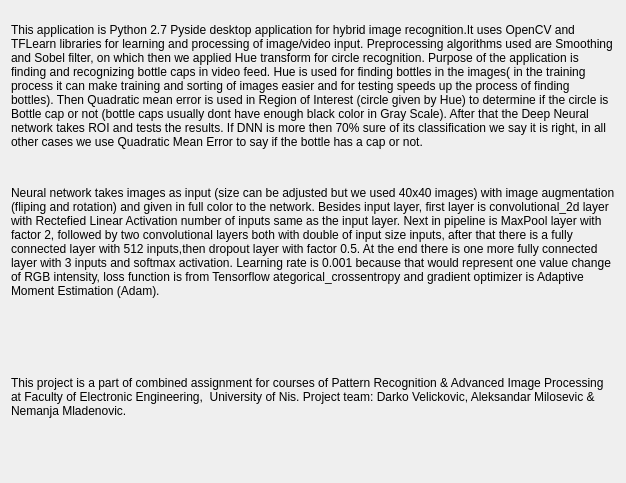
<?xml version="1.0" encoding="UTF-8"?>
<ui version="4.0">
 <class>About</class>
 <widget class="QWidget" name="About">
  <property name="geometry">
   <rect>
    <x>0</x>
    <y>0</y>
    <width>626</width>
    <height>483</height>
   </rect>
  </property>
  <property name="windowTitle">
   <string>About</string>
  </property>
  <layout class="QVBoxLayout" name="verticalLayout_2">
   <item>
    <widget class="QLabel" name="about_app">
     <property name="text">
      <string>This application is Python 2.7 Pyside desktop application for hybrid image recognition.It uses OpenCV and TFLearn libraries for learning and processing of image/video input. Preprocessing algorithms used are Smoothing and Sobel filter, on which then we applied Hue transform for circle recognition. Purpose of the application is finding and recognizing bottle caps in video feed. Hue is used for finding bottles in the images( in the training process it can make training and sorting of images easier and for testing speeds up the process of finding bottles). Then Quadratic mean error is used in Region of Interest (circle given by Hue) to determine if the circle is Bottle cap or not (bottle caps usually dont have enough black color in Gray Scale). After that the Deep Neural network takes ROI and tests the results. If DNN is more then 70% sure of its classification we say it is right, in all other cases we use Quadratic Mean Error to say if the bottle has a cap or not.</string>
     </property>
     <property name="textFormat">
      <enum>Qt::LogText</enum>
     </property>
     <property name="wordWrap">
      <bool>true</bool>
     </property>
    </widget>
   </item>
   <item>
    <widget class="QLabel" name="label_2">
     <property name="text">
      <string>Neural network takes images as input (size can be adjusted but we used 40x40 images) with image augmentation (fliping and rotation) and given in full color to the network. Besides input layer, first layer is convolutional_2d layer with Rectefied Linear Activation number of inputs same as the input layer. Next in pipeline is MaxPool layer with factor 2, followed by two convolutional layers both with double of input size inputs, after that there is a fully connected layer with 512 inputs,then dropout layer with factor 0.5. At the end there is one more fully connected layer with 3 inputs and softmax activation. Learning rate is 0.001 because that would represent one value change of RGB intensity, loss function is from Tensorflow ategorical_crossentropy and gradient optimizer is Adaptive Moment Estimation (Adam).  </string>
     </property>
     <property name="wordWrap">
      <bool>true</bool>
     </property>
    </widget>
   </item>
   <item>
    <widget class="QLabel" name="label_3">
     <property name="text">
      <string>This project is a part of combined assignment for courses of Pattern Recognition &amp; Advanced Image Processing at Faculty of Electronic Engineering,  University of Nis. Project team: Darko Velickovic, Aleksandar Milosevic &amp; Nemanja Mladenovic.</string>
     </property>
     <property name="wordWrap">
      <bool>true</bool>
     </property>
    </widget>
   </item>
  </layout>
 </widget>
 <resources/>
 <connections/>
</ui>
